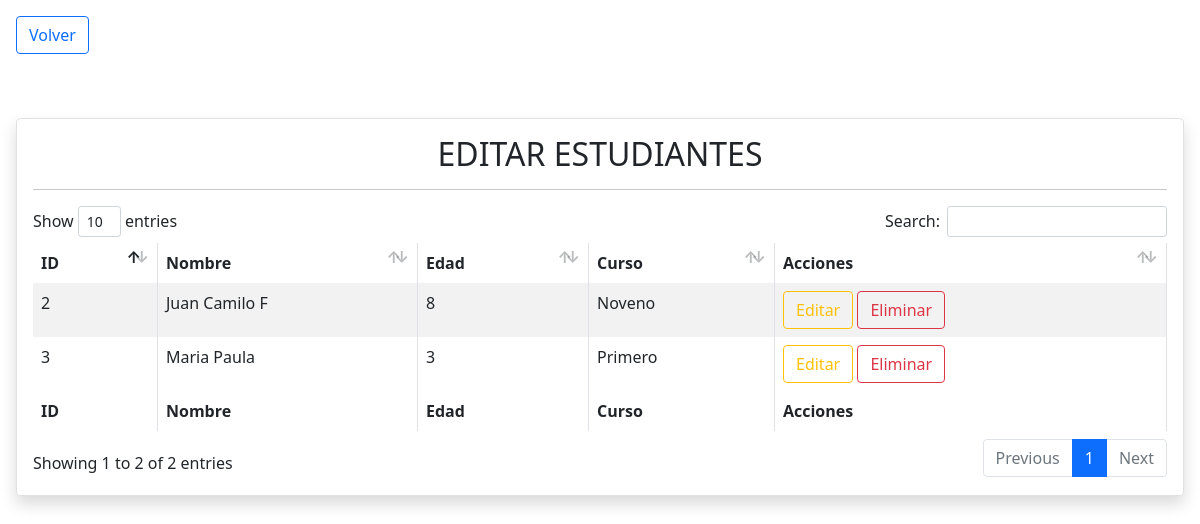
Page /edicion.php?k=estudiante on the earlier database version.
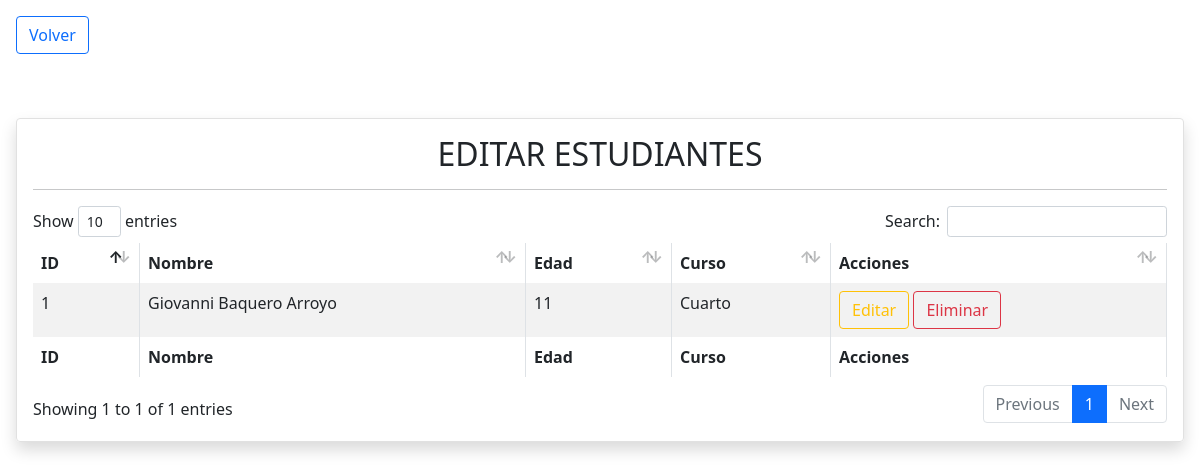
Same page on the later database version.
### tables this page shows
CREATE TABLE `estudiantes` (
  `ID` int(5) NOT NULL,
  `NombreEst` varchar(70) NOT NULL,
  `EdadEst` int(2) NOT NULL,
  `CursoEst` int(2) NOT NULL
);

CREATE TABLE `cursos` (
  `ID` int(2) NOT NULL,
  `NombreCurso` varchar(20) NOT NULL
);

### edicion.php (the view, shortened to what this page needs)
<!DOCTYPE html>
<html lang="en">
<head>
    <?php
        include("templates/head.php");
        $tipo = $_GET['k'];
    ?>
</head>
<body>
    <a href="index.php" class="btn btn-outline-primary text-decoration-none m-3">Volver</a>
   <div class="contenedor_tablas p-3">
        <?php
            if($tipo == "estudiante"){
        ?>
        <div class="tabla shadow p-3 rounded">
            <h2 class="text-center">EDITAR ESTUDIANTES</h2>
            <hr>
            <table id="tablausers" class="table table-striped table-bordered" style="width:100%">
                <thead>
                    <tr>
                        <th>ID</th>
                        <th>Nombre</th>
                        <th>Edad</th>
                        <th>Curso</th>
                        <th>Acciones</th>
                    </tr>
                </thead>
                <tbody>
                    <?php
                        include('php/conexion.php');
                        $query = "SELECT * FROM estudiantes";
                        $result = mysqli_query($conexiondb, $query);
                        while ($row = mysqli_fetch_array($result)) {
                    ?>
                    <tr>
                        <td><?php echo $row['ID'] ?></td>
                        <td><?php echo $row['NombreEst'] ?></td>
                        <td><?php echo $row['EdadEst'] ?></td>
                        <?php
                            $cursoEst = $row['CursoEst'];
                            $query2 = "SELECT * FROM cursos WHERE ID = '$cursoEst'";
                            $result2 = mysqli_query($conexiondb, $query2);
                            while ($row2 = mysqli_fetch_array($result2)) {
                        ?>
                        <td><?php echo $row2['NombreCurso'] ?></td>
                        <?php } ?>
                        <td>
                            <a href="editar.php?id=<?php echo $row['ID']?>&tipo=estudiante" class="btn btn-outline-warning">Editar</a>
                            <a href="" class="btn btn-outline-danger borrar_registro" data-id="<?php echo $row['ID'] ?>" data-tipo="estudiantes">Eliminar</a>
                        </td>
                    </tr>
                    <?php } ?>
                </tbody>
                <tfoot>
                    <tr>
                        <th>ID</th>
                        <th>Nombre</th>
                        <th>Edad</th>
                        <th>Curso</th>
                        <th>Acciones</th>
                    </tr>
                </tfoot>
            </table>
        </div>
        <?php
            }
        ?>
   </div>
</body>
</html>

Differences in the rows shown:
removed estudiantes: ID "2", NombreEst "Juan Camilo F", EdadEst "8"
no longer on this page (row unchanged): cursos: NombreCurso "Noveno", shown under "2"
removed estudiantes: ID "3", NombreEst "Maria Paula", EdadEst "3"
no longer on this page (row unchanged): cursos: NombreCurso "Primero", shown under "3"
added estudiantes: ID "1", NombreEst "Giovanni Baquero Arroyo", EdadEst "11"
now on this page (row unchanged): cursos: NombreCurso "Cuarto", shown under "1"
Other differences:
text written by a page script: "Show entries Search: Showing 1 to 2 of 2 entries Previous 1 Next" → "Show entries Search: Showing 1 to 1 of 1 entries Previous 1 Next"
